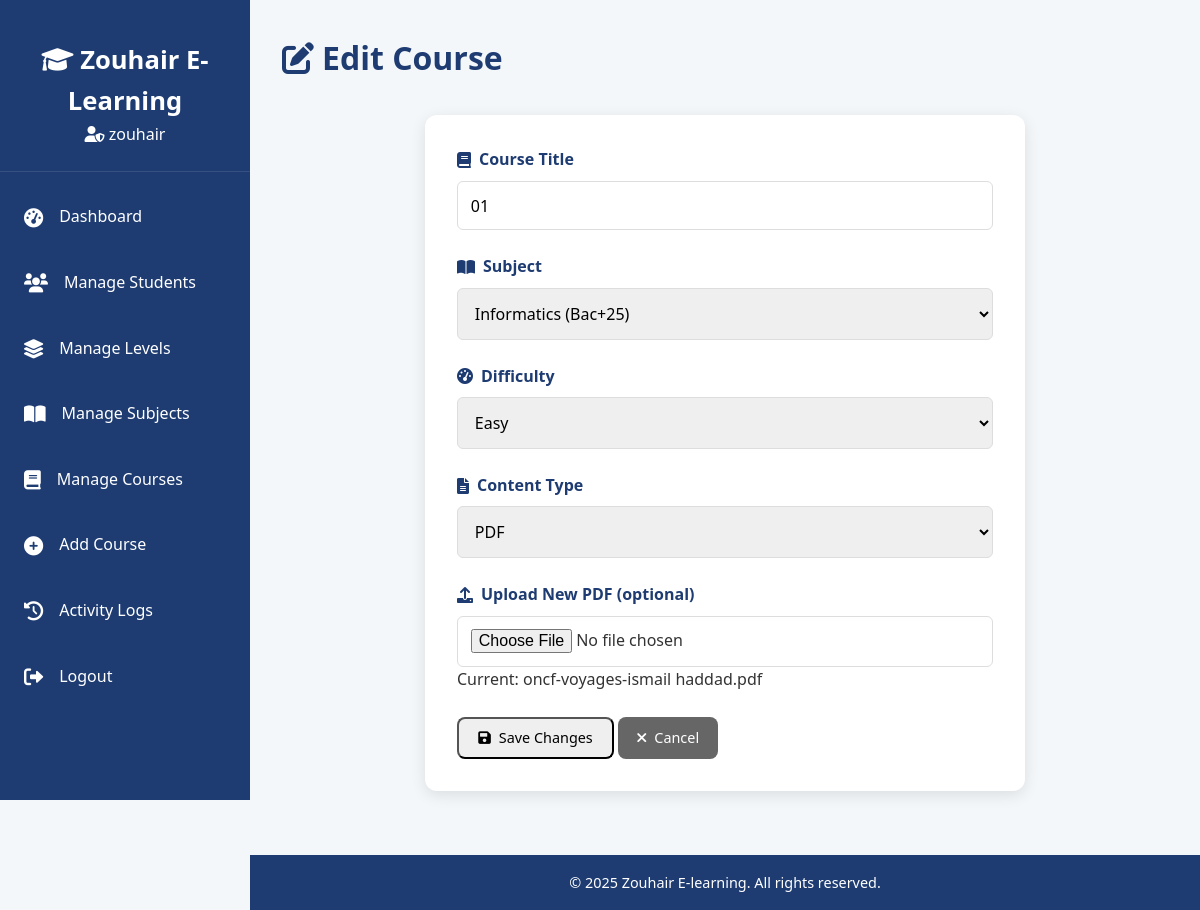
The page /admin/edit_course.php?id=13 (signed in) on the database its author committed.
### tables this page shows
CREATE TABLE `courses` (
  `id` int(11) NOT NULL,
  `title` varchar(100) NOT NULL,
  `subject_id` int(11) NOT NULL,
  `difficulty` enum('Easy','Medium','Hard') NOT NULL,
  `content_type` enum('PDF','Video') NOT NULL,
  `content_path` varchar(255) NOT NULL,
  `created_at` datetime DEFAULT current_timestamp()
);

CREATE TABLE `subjects` (
  `id` int(11) NOT NULL,
  `name` varchar(50) NOT NULL,
  `level_id` int(11) NOT NULL,
  `created_at` datetime DEFAULT current_timestamp()
);

CREATE TABLE `levels` (
  `id` int(11) NOT NULL,
  `name` varchar(50) NOT NULL,
  `description` text DEFAULT NULL,
  `created_at` datetime DEFAULT current_timestamp()
);

### admin/edit_course.php (the view, shortened to what this page needs)
<?php
require_once '../includes/db_connect.php';
$course_id = $_GET['id'];
$course = $db->query("SELECT * FROM courses WHERE id = $course_id")->fetch_assoc();
$subjects = $db->query("SELECT s.id, s.name, l.name AS level_name FROM subjects s JOIN levels l ON s.level_id = l.id ORDER BY s.name ASC");
?>
<!DOCTYPE html>
<html lang="en">
<head>
    <link rel="stylesheet" href="../assets/css/admin.css">
    <link rel="stylesheet" href="https://cdnjs.cloudflare.com/ajax/libs/font-awesome/6.0.0-beta3/css/all.min.css">
</head>
<body>
    <?php include '../includes/header.php'; ?>
    <main class="dashboard">
        <h1><i class="fas fa-edit"></i> Edit Course</h1>
        <form method="POST" class="form-container" enctype="multipart/form-data">
            <div class="form-group">
                <label><i class="fas fa-book"></i> Course Title</label>
                <input type="text" name="title" value="<?php echo htmlspecialchars($course['title']); ?>" required>
            </div>
            <div class="form-group">
                <label><i class="fas fa-book-open"></i> Subject</label>
                <select name="subject_id" required>
                    <?php while ($sub = $subjects->fetch_assoc()): ?>
                        <option value="<?php echo $sub['id']; ?>" <?php echo $sub['id'] == $course['subject_id'] ? 'selected' : ''; ?>>
                            <?php echo htmlspecialchars($sub['name'] . " (" . $sub['level_name'] . ")"); ?>
                        </option>
                    <?php endwhile; ?>
                </select>
            </div>
            <div class="form-group">
                <label><i class="fas fa-tachometer-alt"></i> Difficulty</label>
                <select name="difficulty" required>
                    <?php foreach (['Easy', 'Medium', 'Hard'] as $diff): ?>
                        <option value="<?php echo $diff; ?>" <?php echo $course['difficulty'] == $diff ? 'selected' : ''; ?>><?php echo $diff; ?></option>
                    <?php endforeach; ?>
                </select>
            </div>
            <div class="form-group">
                <label><i class="fas fa-file-alt"></i> Content Type</label>
                <select name="content_type" id="contentType" required>
                    <option value="PDF" <?php echo $course['content_type'] == 'PDF' ? 'selected' : ''; ?>>PDF</option>
                </select>
            </div>
            <div class="form-group" id="pdfField" <?php echo $course['content_type'] == 'Video' ? 'style="display: none;"' : ''; ?>>
                <label><i class="fas fa-upload"></i> Upload New PDF (optional)</label>
                <input type="file" name="pdf_file" accept=".pdf">
                <p>Current: <?php echo basename($course['content_path']); ?></p>
            </div>
            <button type="submit" class="btn-action"><i class="fas fa-save"></i> Save Changes</button>
            <a href="manage_courses.php" class="btn-action cancel"><i class="fas fa-times"></i> Cancel</a>
        </form>
    </main>
    <?php include '../includes/footer.php'; ?>
</body>
</html>

### includes/header.php (shortened to what this page needs)
<?php
require_once '../includes/db_connect.php';
$admin_id = $_SESSION['admin_id'];
$admin = $db->query("SELECT username FROM admins WHERE id = $admin_id")->fetch_assoc();
$admin_name = $admin ? htmlspecialchars($admin['username']) : 'Admin';
?>
<!DOCTYPE html>
<html lang="en">
<head>
    <link rel="stylesheet" href="../assets/css/admin.css">
    <link rel="stylesheet" href="https://cdn.datatables.net/1.11.5/css/jquery.dataTables.min.css">
    <link rel="stylesheet" href="https://cdnjs.cloudflare.com/ajax/libs/font-awesome/6.0.0-beta3/css/all.min.css">
</head>
<body>
    <aside class="sidebar">
        <div class="sidebar-header">
            <h2><i class="fas fa-graduation-cap"></i> Zouhair E-Learning</h2>
            <p class="admin-name"><i class="fas fa-user-shield"></i> <?php echo $admin_name; ?></p>
        </div>
        <nav class="sidebar-nav">
            <ul>
                <li><a href="../admin/dashboard.php" <?php echo basename($_SERVER['PHP_SELF']) == 'dashboard.php' ? 'class="active"' : ''; ?>><i class="fas fa-tachometer-alt"></i> <span>Dashboard</span></a></li>
                <li><a href="../admin/manage_students.php" <?php echo basename($_SERVER['PHP_SELF']) == 'manage_students.php' ? 'class="active"' : ''; ?>><i class="fas fa-users"></i> <span>Manage Students</span></a></li>
                <li><a href="../admin/manage_levels.php" <?php echo basename($_SERVER['PHP_SELF']) == 'manage_levels.php' ? 'class="active"' : ''; ?>><i class="fas fa-layer-group"></i> <span>Manage Levels</span></a></li>
                <li><a href="../admin/manage_subjects.php" <?php echo basename($_SERVER['PHP_SELF']) == 'manage_subjects.php' ? 'class="active"' : ''; ?>><i class="fas fa-book-open"></i> <span>Manage Subjects</span></a></li>
                <li><a href="../admin/manage_courses.php" <?php echo basename($_SERVER['PHP_SELF']) == 'manage_courses.php' ? 'class="active"' : ''; ?>><i class="fas fa-book"></i> <span>Manage Courses</span></a></li>
                <li><a href="../admin/add_course.php" <?php echo basename($_SERVER['PHP_SELF']) == 'add_course.php' ? 'class="active"' : ''; ?>><i class="fas fa-plus-circle"></i> <span>Add Course</span></a></li>
                <li><a href="../admin/activity_logs.php" <?php echo basename($_SERVER['PHP_SELF']) == 'activity_logs.php' ? 'class="active"' : ''; ?>><i class="fas fa-history"></i> <span>Activity Logs</span></a></li>
                <li><a href="../admin/logout.php"><i class="fas fa-sign-out-alt"></i> <span>Logout</span></a></li>
            </ul>
        </nav>
    </aside>
    <div class="main-content">

### assets/css/admin.css (style rules this page uses)
* { margin: 0; padding: 0; box-sizing: border-box; font-family: 'Segoe UI', Tahoma, Geneva, Verdana, sans-serif; }
body { background: #f4f7fa; color: #333; line-height: 1.6; overflow-x: hidden; }
.sidebar { position: fixed; top: 0; left: 0; width: 250px; height: 100vh; background: #1e3c72; color: #fff; padding: 1rem 0; transition: transform 0.3s ease; z-index: 1000; }
.sidebar-header { padding: 1.5rem; text-align: center; border-bottom: 1px solid rgba(255, 255, 255, 0.1); }
.sidebar-header h2 { font-size: 1.6rem; font-weight: 600; }
.sidebar-nav ul { list-style: none; margin-top: 1rem; }
.sidebar-nav li { margin: 0.5rem 0; }
.sidebar-nav a { display: flex; align-items: center; padding: 1rem 1.5rem; color: #fff; text-decoration: none; transition: all 0.3s ease; }
.sidebar-nav i { margin-right: 1rem; font-size: 1.2rem; }
.main-content { margin-left: 250px; padding: 2rem; min-height: 100vh; background: #f4f7fa; transition: margin-left 0.3s ease; }
.dashboard h1 { font-size: 2rem; margin-bottom: 2rem; color: #1e3c72; display: flex; align-items: center; gap: 0.5rem; }
.btn-action { display: inline-flex; align-items: center; gap: 0.5rem; padding: 0.6rem 1.2rem; border-radius: 8px; text-decoration: none; font-size: 0.9rem; transition: all 0.3s ease; cursor: pointer; }
.btn-action.back, .btn-action.cancel { background: #666; color: #fff; }
.form-container { background: #fff; padding: 2rem; border-radius: 12px; box-shadow: 0 4px 15px rgba(0, 0, 0, 0.1); max-width: 600px; margin: 0 auto 2rem; }
.form-group { margin-bottom: 1.5rem; }
.form-group label { display: flex; align-items: center; gap: 0.5rem; font-weight: 500; margin-bottom: 0.5rem; color: #1e3c72; }
.form-group input, .form-group select, .form-group textarea { width: 100%; padding: 0.8rem; border: 1px solid #ddd; border-radius: 6px; font-size: 1rem; transition: border-color 0.3s ease; }
.sidebar-nav a::before { content: ""; position: absolute; left: 0; top: 0; height: 100%; width: 0; background: rgba(255, 255, 255, 0.1); transition: width 0.3s ease; }
.btn-action i { transition: transform 0.3s ease; }
.form-group label { display: flex; align-items: center; gap: 0.5rem; font-weight: 600; color: #1e3c72; margin-bottom: 0.5rem; }
.form-group input[type="text"], .form-group input[type="email"] { width: 100%; padding: 0.8rem; border: 1px solid #ddd; border-radius: 6px; font-size: 1rem; }

### rows shown on the page
courses: title "01", subject_id "Informatics (Bac+25)", difficulty "Easy", content_type "PDF", content_path "oncf-voyages-ismail haddad.pdf"

### other values the page prints
$admin_name "zouhair"
